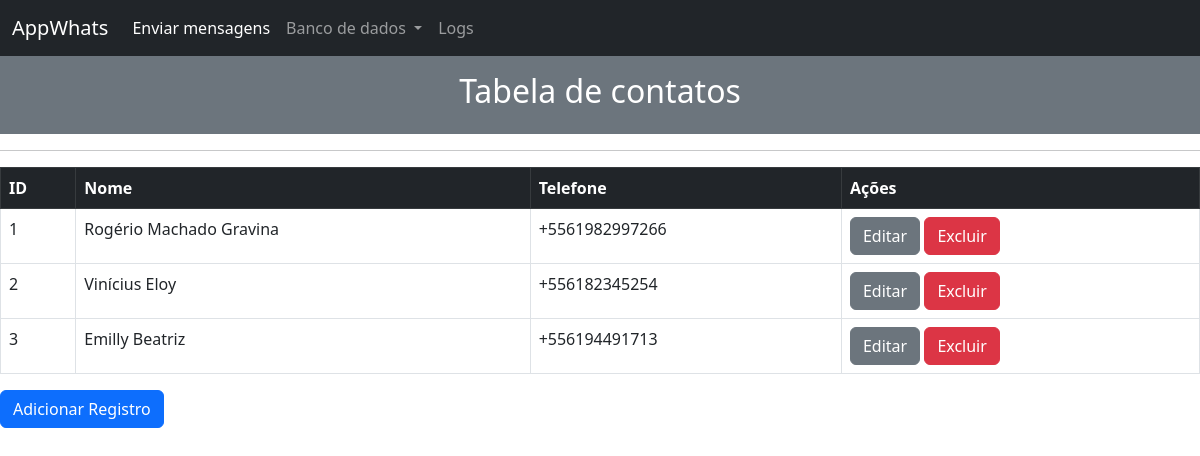
The app's page /Consultar/Pessoas, older data.
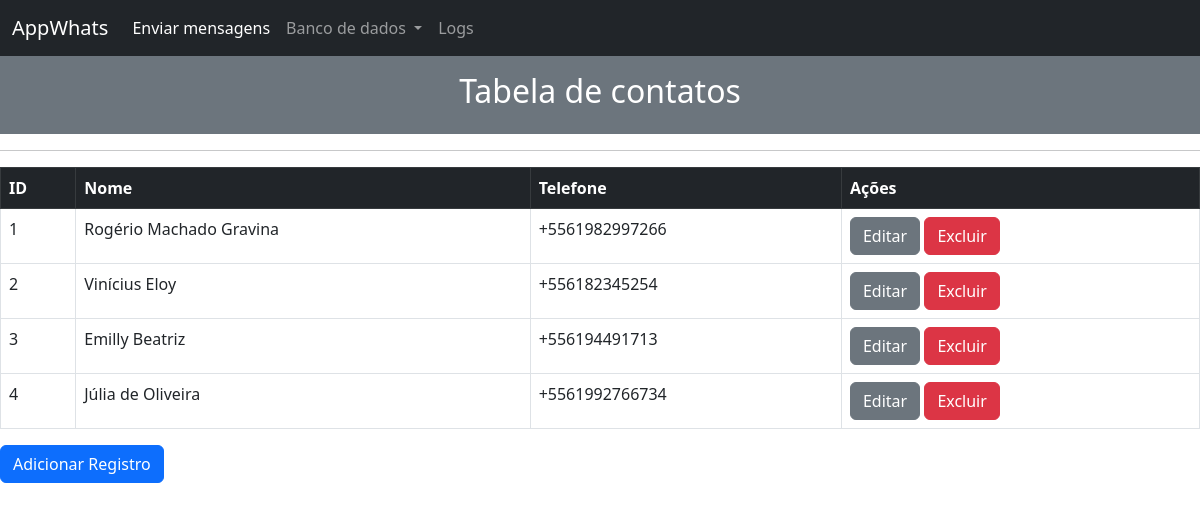
The same page, newer data.
### app.py (models this page shows, shortened)
class pessoas(db.Model):
    id = db.Column(db.Integer, primary_key=True)
    nome = db.Column(db.String(50))
    telefone = db.Column(db.String(14))

### app.py (the view)
@app.route("/Consultar/Pessoas", methods=["GET", "POST"])
def consultar_pessoas():
    return render_template("consultar_pessoas.html", pessoas=pessoas.query.all())

### templates/consultar_pessoas.html
{% extends 'base.html' %}
{% block content %}
<div class="p-3 mb-2 bg-secondary text-white">
    <h2 style="text-align: center;">Tabela de contatos</h2>
</div>
<hr>
<table class="table table-bordered table-hover">
    <thead class="table-dark">
        <tr>
            <th scope="col">ID</th>
            <th scope="col">Nome</th>
            <th scope="col">Telefone</th>
            <th scope="col">Ações</th>
        </tr>
    </thead>
    <tbody>
        {% for pessoa in pessoas %}
        <tr>
            <td>{{pessoa.id}}</td>
            <td>{{pessoa.nome}}</td>
            <td>{{pessoa.telefone}}</td>
            <td>
                <a href="{{pessoa.id}}/atualizar_pessoas" class="btn btn-secondary">Editar</a>
                <a href="{{pessoa.id}}/excluir_pessoas" onclick="return confirm('Deseja excluir esse registro?')" class="btn btn-danger">Excluir</a>
            </td>
        </tr>
        {% endfor %}
    </tbody>
</table>
<a href="{{url_for('cadastrar_pessoas')}}" class="btn btn-primary">Adicionar Registro</a>
{% endblock content %}

Row changes from the older to the newer data that the page shows:
added pessoas: id "4", nome "Júlia de Oliveira", telefone "+5561992766734"
